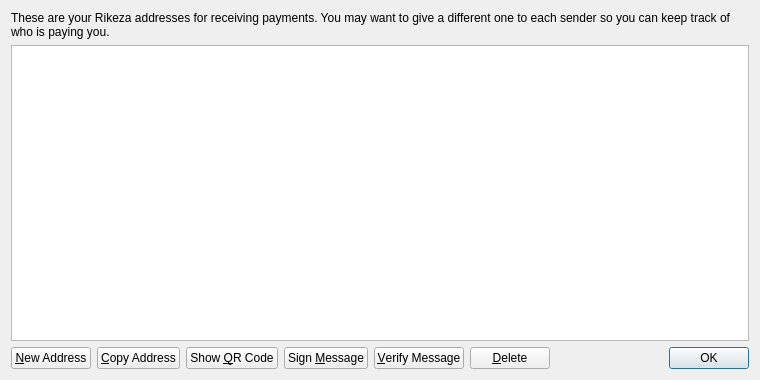
<?xml version="1.0" encoding="UTF-8"?>
<ui version="4.0">
 <class>AddressBookPage</class>
 <widget class="QWidget" name="AddressBookPage">
  <property name="geometry">
   <rect>
    <x>0</x>
    <y>0</y>
    <width>760</width>
    <height>380</height>
   </rect>
  </property>
  <property name="windowTitle">
   <string>Address Book</string>
  </property>
  <layout class="QVBoxLayout" name="verticalLayout">
   <item>
    <widget class="QLabel" name="labelExplanation">
     <property name="text">
      <string>These are your Rikeza addresses for receiving payments. You may want to give a different one to each sender so you can keep track of who is paying you.</string>
     </property>
     <property name="textFormat">
      <enum>Qt::PlainText</enum>
     </property>
     <property name="wordWrap">
      <bool>true</bool>
     </property>
    </widget>
   </item>
   <item>
    <widget class="QTableView" name="tableView">
     <property name="contextMenuPolicy">
      <enum>Qt::CustomContextMenu</enum>
     </property>
     <property name="toolTip">
      <string>Double-click to edit address or label</string>
     </property>
     <property name="tabKeyNavigation">
      <bool>false</bool>
     </property>
     <property name="alternatingRowColors">
      <bool>true</bool>
     </property>
     <property name="selectionMode">
      <enum>QAbstractItemView::SingleSelection</enum>
     </property>
     <property name="selectionBehavior">
      <enum>QAbstractItemView::SelectRows</enum>
     </property>
     <property name="sortingEnabled">
      <bool>true</bool>
     </property>
     <attribute name="verticalHeaderVisible">
      <bool>false</bool>
     </attribute>
    </widget>
   </item>
   <item>
    <layout class="QHBoxLayout" name="horizontalLayout">
     <item>
      <widget class="QPushButton" name="newAddressButton">
       <property name="toolTip">
        <string>Create a new address</string>
       </property>
       <property name="text">
        <string>&amp;New Address</string>
       </property>
       <property name="icon">
        <iconset resource="../bitcoin.qrc">
         <normaloff>:/icons/add</normaloff>:/icons/add</iconset>
       </property>
      </widget>
     </item>
     <item>
      <widget class="QPushButton" name="copyToClipboard">
       <property name="toolTip">
        <string>Copy the currently selected address to the system clipboard</string>
       </property>
       <property name="text">
        <string>&amp;Copy Address</string>
       </property>
       <property name="icon">
        <iconset resource="../bitcoin.qrc">
         <normaloff>:/icons/editcopy</normaloff>:/icons/editcopy</iconset>
       </property>
      </widget>
     </item>
     <item>
      <widget class="QPushButton" name="showQRCode">
       <property name="text">
        <string>Show &amp;QR Code</string>
       </property>
       <property name="icon">
        <iconset resource="../bitcoin.qrc">
         <normaloff>:/icons/qrcode</normaloff>:/icons/qrcode</iconset>
       </property>
      </widget>
     </item>
     <item>
      <widget class="QPushButton" name="signMessage">
       <property name="toolTip">
        <string>Sign a message to prove you own a Rikeza address</string>
       </property>
       <property name="text">
        <string>Sign &amp;Message</string>
       </property>
       <property name="icon">
        <iconset resource="../bitcoin.qrc">
         <normaloff>:/icons/edit</normaloff>:/icons/edit</iconset>
       </property>
      </widget>
     </item>
     <item>
      <widget class="QPushButton" name="verifyMessage">
       <property name="toolTip">
        <string>Verify a message to ensure it was signed with a specified Rikeza address</string>
       </property>
       <property name="text">
        <string>&amp;Verify Message</string>
       </property>
       <property name="icon">
        <iconset resource="../bitcoin.qrc">
         <normaloff>:/icons/transaction_0</normaloff>:/icons/transaction_0</iconset>
       </property>
      </widget>
     </item>
     <item>
      <widget class="QPushButton" name="deleteButton">
       <property name="toolTip">
        <string>Delete the currently selected address from the list</string>
       </property>
       <property name="text">
        <string>&amp;Delete</string>
       </property>
       <property name="icon">
        <iconset resource="../bitcoin.qrc">
         <normaloff>:/icons/remove</normaloff>:/icons/remove</iconset>
       </property>
      </widget>
     </item>
     <item>
      <spacer name="horizontalSpacer">
       <property name="orientation">
        <enum>Qt::Horizontal</enum>
       </property>
       <property name="sizeHint" stdset="0">
        <size>
         <width>40</width>
         <height>20</height>
        </size>
       </property>
      </spacer>
     </item>
     <item>
      <widget class="QDialogButtonBox" name="buttonBox">
       <property name="sizePolicy">
        <sizepolicy hsizetype="Maximum" vsizetype="Fixed">
         <horstretch>0</horstretch>
         <verstretch>0</verstretch>
        </sizepolicy>
       </property>
       <property name="standardButtons">
        <set>QDialogButtonBox::Ok</set>
       </property>
      </widget>
     </item>
    </layout>
   </item>
  </layout>
 </widget>
 <resources>
  <include location="../bitcoin.qrc"/>
 </resources>
 <connections/>
</ui>
